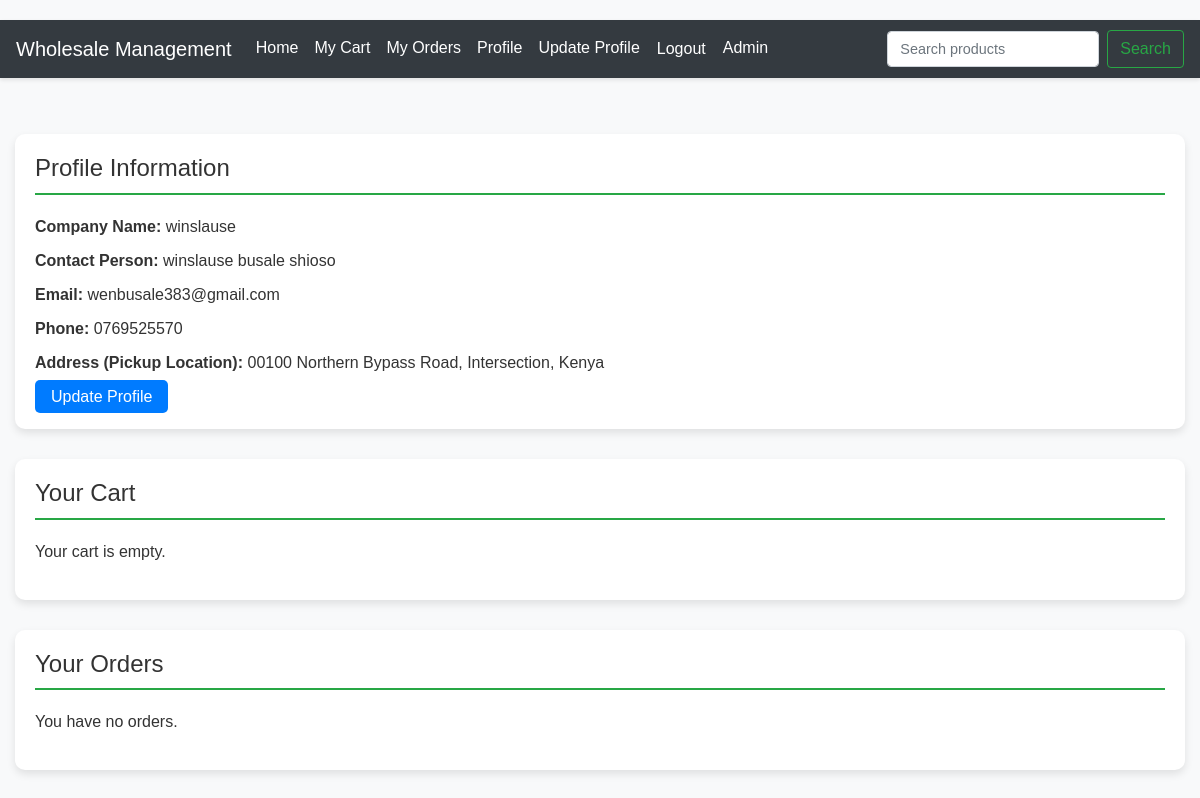
The app's page /profile (signed in), older data.
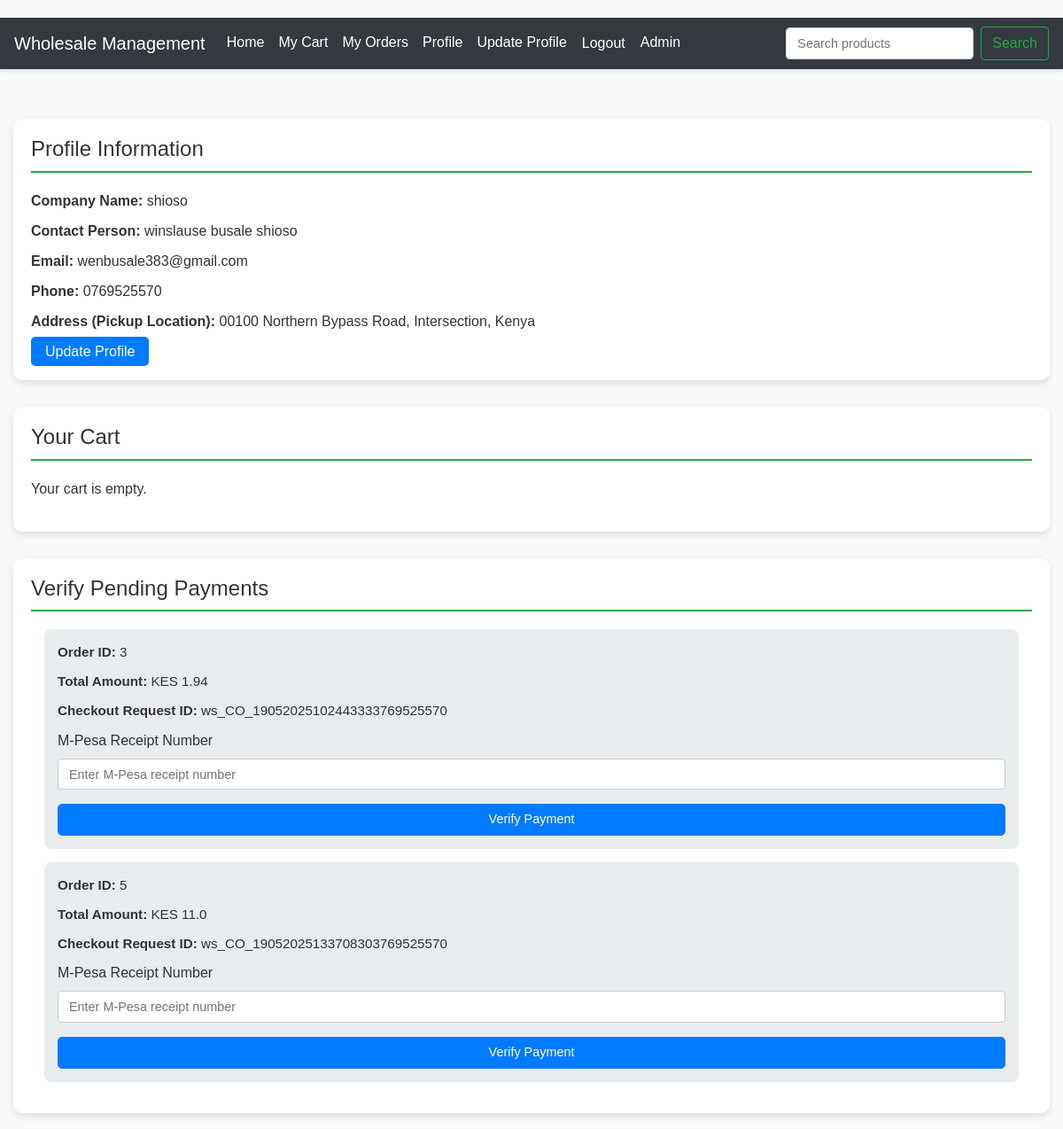
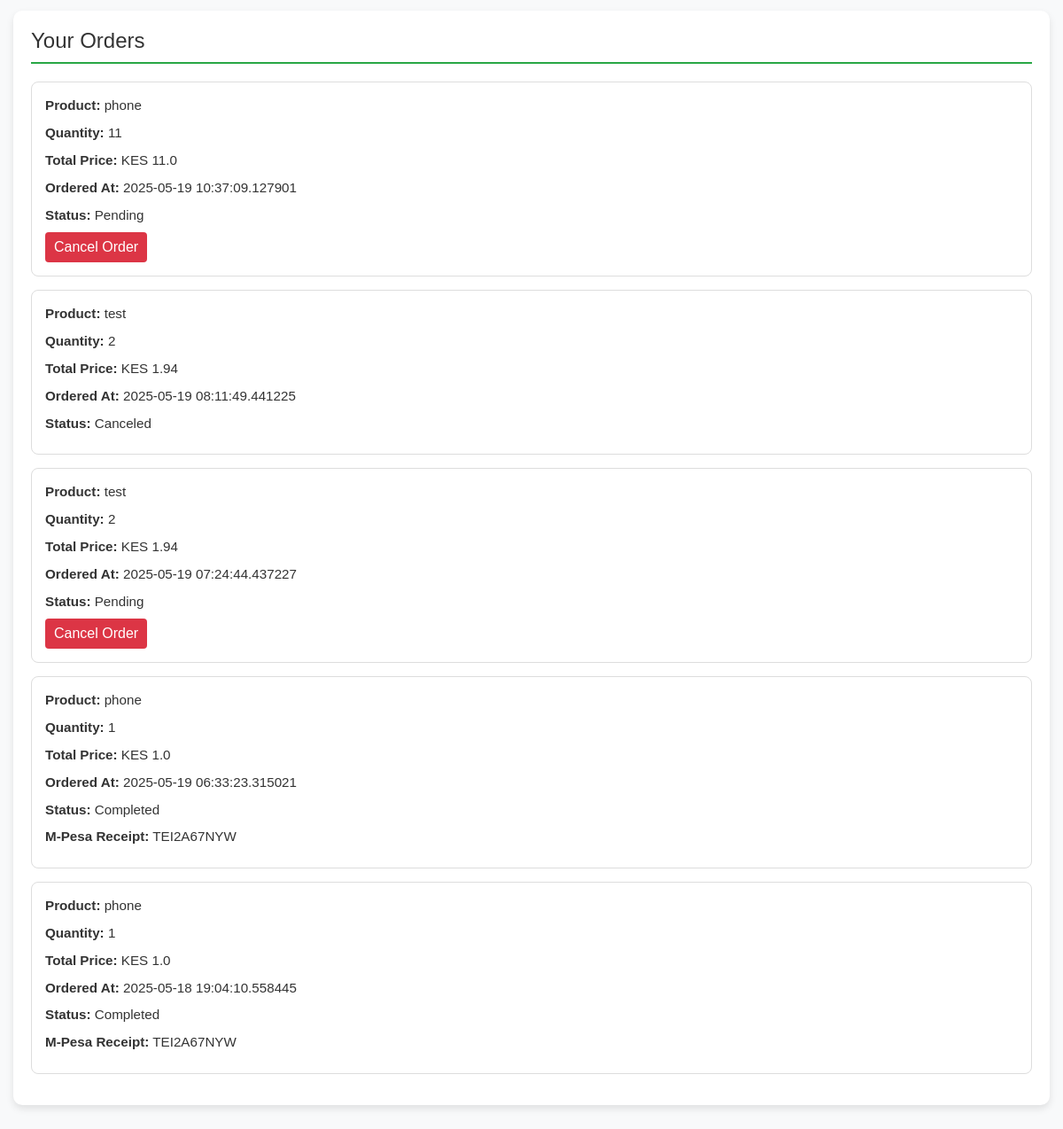
The same page, newer data (2 pictures, top to bottom).
### app.py (models this page shows, shortened)
class User(db.Model, UserMixin):
    id = db.Column(db.Integer, primary_key=True)
    company_name = db.Column(db.String(100), nullable=False)
    contact_person = db.Column(db.String(100), nullable=False)
    email = db.Column(db.String(100), unique=True, nullable=False)
    phone = db.Column(db.String(20), nullable=False)
    address = db.Column(db.String(255), nullable=False)
    pickup_location = db.Column(db.String(255), nullable=True)  # Kept for backward compatibility
    password_hash = db.Column(db.String(128), nullable=False)
    carts = db.relationship('UserCart', backref='user', lazy=True)
    orders = db.relationship('Order', backref='user', lazy=True)
    user_orders = db.relationship('UserOrder', backref='user', lazy=True)
    admin_orders = db.relationship('AdminOrder', backref='user', lazy=True)

class Order(db.Model):
    id = db.Column(db.Integer, primary_key=True)
    user_id = db.Column(db.Integer, db.ForeignKey('user.id'), nullable=False)
    product_id = db.Column(db.Integer, db.ForeignKey('product.id'), nullable=False)
    quantity = db.Column(db.Integer, nullable=False)
    total_price = db.Column(db.Float, nullable=False)
    ordered_at = db.Column(db.DateTime, default=datetime.utcnow)
    status = db.Column(db.String(20), default='pending')
    checkout_request_id = db.Column(db.String(100), nullable=True)
    mpesa_receipt_number = db.Column(db.String(100), nullable=True)

class Product(db.Model):
    id = db.Column(db.Integer, primary_key=True)
    name = db.Column(db.String(100), nullable=False)
    description = db.Column(db.Text, nullable=False)
    price = db.Column(db.Float, nullable=False)
    quantity = db.Column(db.Integer, nullable=False, default=0)
    category_id = db.Column(db.Integer, db.ForeignKey('category.id'), nullable=False)
    images = db.Column(db.String(255))
    reorder_level = db.Column(db.Integer, nullable=False, default=10)
    carts = db.relationship('UserCart', backref='product', lazy=True)
    orders = db.relationship('Order', backref='product', lazy=True)
    user_orders = db.relationship('UserOrder', backref='product', lazy=True)
    admin_orders = db.relationship('AdminOrder', backref='product', lazy=True)

### app.py (the view)
@app.route('/profile')
@login_required
def profile():
    cart_items = UserCart.query.filter_by(user_id=current_user.id).all()
    cart_total = sum(item.product.price * item.quantity for item in cart_items)
    orders = Order.query.filter_by(user_id=current_user.id).order_by(Order.ordered_at.desc()).all()
    pending_orders = Order.query.filter_by(user_id=current_user.id, status='pending').all()
    print(f"Profile loaded: {len(orders)} orders, {len(pending_orders)} pending orders, cart_total={cart_total}")
    return render_template('profile.html', cart_items=cart_items, cart_total=cart_total, orders=orders, pending_orders=pending_orders)

### app.py (called while the page is built)
@login_manager.user_loader
def load_user(user_id):
    return db.session.get(User, int(user_id))

### templates/profile.html (shortened to what this page needs)
<!DOCTYPE html>
<html lang="en">
<head>
  <link rel="stylesheet" href="https://stackpath.bootstrapcdn.com/bootstrap/4.5.2/css/bootstrap.min.css">
  <link rel="stylesheet" href="https://cdnjs.cloudflare.com/ajax/libs/font-awesome/5.15.4/css/all.min.css">
  <link rel="stylesheet" href="{{ url_for('static', filename='css/main.css') }}">
  <link rel="stylesheet" href="{{ url_for('static', filename='css/profile.css') }}">
</head>
<body>
  <nav class="navbar navbar-expand-lg navbar-dark bg-dark">
    <a class="navbar-brand" href="#">Wholesale Management</a>
    <div class="collapse navbar-collapse" id="navbarNav">
      <ul class="navbar-nav mr-auto">
        <li class="nav-item"><a class="nav-link" href="{{ url_for('home') }}">Home</a></li>
        <li class="nav-item"><a class="nav-link" href="#" data-toggle="modal" data-target="#cartModal">My Cart</a></li>
        <li class="nav-item"><a class="nav-link" href="#" data-toggle="modal" data-target="#ordersModal">My Orders</a></li>
        <li class="nav-item active"><a class="nav-link" href="{{ url_for('profile') }}">Profile</a></li>
        <li class="nav-item"><a class="nav-link" href="{{ url_for('update_profile') }}">Update Profile</a></li>
        <li class="nav-item">
          <form action="{{ url_for('logout') }}" method="post">
            <button type="submit" class="btn btn-link nav-link">Logout</button>
          </form>
        </li>
        <li class="nav-item"><a class="nav-link" href="#" data-toggle="modal" data-target="#adminLoginModal">Admin</a></li>
      </ul>
      <form class="form-inline my-2 my-lg-0" action="{{ url_for('search') }}" method="GET">
        <input class="form-control mr-sm-2" type="search" placeholder="Search products" name="query">
        <button class="btn btn-outline-success my-2 my-sm-0" type="submit">Search</button>
      </form>
    </div>
  </nav>
  <div class="container mt-3">
  </div>
  <div class="profile-container">
    <div class="profile-card">
      <h2>Profile Information</h2>
      <div class="profile-info">
        <p><strong>Company Name:</strong> {{ current_user.company_name }}</p>
        <p><strong>Contact Person:</strong> {{ current_user.contact_person }}</p>
        <p><strong>Email:</strong> {{ current_user.email }}</p>
        <p><strong>Phone:</strong> {{ current_user.phone }}</p>
        <p><strong>Address (Pickup Location):</strong> {{ current_user.address }}</p>
        <a href="{{ url_for('update_profile') }}" class="btn-update">Update Profile</a>
      </div>
    </div>
    <div class="profile-card">
      <h2>Your Cart</h2>
      {% if cart_items %}
        <table class="cart-table">
          <thead>
            <tr>
              <th>Image</th>
              <th>Product</th>
              <th>Description</th>
              <th>Price</th>
              <th>Quantity</th>
              <th>Total</th>
              <th>Actions</th>
            </tr>
          </thead>
          <tbody>
            {% for cart_item in cart_items %}
              <tr data-product-id="{{ cart_item.product_id }}">
                <td><img src="{{ url_for('static', filename='uploads/' + cart_item.product.images.split(',')[0]) }}" alt="{{ cart_item.product.name }}"></td>
                <td>{{ cart_item.product.name }}</td>
                <td>{{ cart_item.product.description | truncate(100) }}</td>
                <td>KES {{ cart_item.product.price | round(2) }}</td>
                <td>
                  <div class="quantity-control">
                    <button class="btn-minus" data-product-id="{{ cart_item.product_id }}">-</button>
                    <input type="number" class="quantity-input" value="{{ cart_item.quantity }}" min="1" max="{{ cart_item.product.quantity }}" data-product-id="{{ cart_item.product_id }}">
                    <button class="btn-plus" data-product-id="{{ cart_item.product_id }}">+</button>
                  </div>
                </td>
                <td class="item-total">KES {{ (cart_item.product.price * cart_item.quantity) | round(2) }}</td>
                <td>
                  <form action="{{ url_for('remove_from_cart', product_id=cart_item.product_id) }}" method="post">
                    <button type="submit" class="btn-delete">Remove</button>
                  </form>
                </td>
              </tr>
            {% endfor %}
          </tbody>
        </table>
        <div class="total-price">Total Price: KES <span id="total-price">{{ cart_total | round(2) }}</span></div>
        <button class="btn-checkout" data-toggle="modal" data-target="#checkoutModal">Proceed to Checkout</button>
      {% else %}
        <p>Your cart is empty.</p>
      {% endif %}
    </div>
    {% if pending_orders %}
      <div class="profile-card">
        <h2>Verify Pending Payments</h2>
        {% for order in pending_orders %}
          <div class="verify-payment">
            <p><strong>Order ID:</strong> {{ order.id }}</p>
            <p><strong>Total Amount:</strong> KES {{ order.total_price | round(2) }}</p>
            <p><strong>Checkout Request ID:</strong> {{ order.checkout_request_id or 'Not available' }}</p>
            <form action="{{ url_for('verify_payment') }}" method="POST">
              <div class="form-group">
                <label for="mpesa_receipt_{{ order.id }}">M-Pesa Receipt Number</label>
                <input type="text" class="form-control" id="mpesa_receipt_{{ order.id }}" name="mpesa_receipt" placeholder="Enter M-Pesa receipt number" required>
              </div>
              <button type="submit" class="btn btn-primary btn-sm">Verify Payment</button>
            </form>
          </div>
        {% endfor %}
      </div>
    {% endif %}
    <div class="profile-card">
      <h2>Your Orders</h2>
      {% if orders %}
        {% for order in orders %}
          <div class="order-item">
            <p><strong>Product:</strong> {{ order.product.name }}</p>
            <p><strong>Quantity:</strong> {{ order.quantity }}</p>
            <p><strong>Total Price:</strong> KES {{ order.total_price | round(2) }}</p>
            <p><strong>Ordered At:</strong> {{ order.ordered_at }}</p>
            <p><strong>Status:</strong> {{ order.status | capitalize }}</p>
            {% if order.mpesa_receipt_number %}
              <p><strong>M-Pesa Receipt:</strong> {{ order.mpesa_receipt_number }}</p>
            {% endif %}
            {% if order.status == 'pending' %}
              <form action="{{ url_for('cancel_order', order_id=order.id) }}" method="post">
                <button type="submit" class="btn-cancel-order">Cancel Order</button>
              </form>
            {% endif %}
          </div>
        {% endfor %}
      {% else %}
        <p>You have no orders.</p>
      {% endif %}
    </div>
  </div>
</body>
</html>

### static/css/main.css (style rules this page uses)
body { background-color: #f5f7fa; color: #333; font-family: 'Segoe UI', Arial, sans-serif; line-height: 1.5; }
.navbar { box-shadow: 0 2px 4px rgba(0, 0, 0, 0.1); }
.btn-primary { background-color: #007bff; border-color: #007bff; font-size: 0.9rem; padding: 6px 12px; }
.form-control { font-size: 0.9rem; padding: 6px 12px; }

### static/css/profile.css (style rules this page uses)
body { background-color: #647a6e; color: #fff; font-family: Arial, sans-serif; }
.container { padding: 20px; }
.btn-delete, .btn-checkout, .btn-cancel-order { background-color: #dc3545; color: #fff; border: none; padding: 8px 16px; border-radius: 4px; cursor: pointer; }
.btn-cancel-order { background-color: #ffc107; color: #212529; }
.order-item { background-color: #343a40; padding: 15px; margin-bottom: 15px; border-radius: 4px; }

### templates/profile.html (style rules this page uses)
body { background-color: #f8f9fa; color: #333; font-family: Arial, sans-serif; padding-top: 20px; }
.profile-container { max-width: 1200px; margin: 0 auto; padding: 0 15px; }
.profile-card { background-color: #fff; border: none; border-radius: 10px; box-shadow: 0 4px 8px rgba(0, 0, 0, 0.1); margin-bottom: 30px; padding: 20px; }
.profile-card h2 { color: #333; font-size: 1.5rem; margin-bottom: 20px; border-bottom: 2px solid #28a745; padding-bottom: 10px; }
.navbar-dark .navbar-brand, .navbar-dark .nav-link, .navbar-dark .btn-link { color: #fff !important; }
.navbar-dark .btn-outline-success { color: #28a745; border-color: #28a745; }
.profile-info p { margin-bottom: 10px; font-size: 1rem; color: #333; }
.profile-info .btn-update { background-color: #007bff; color: #fff; padding: 8px 16px; border-radius: 5px; }
.verify-payment { background-color: #e9ecef; padding: 15px; border-radius: 8px; margin: 15px; color: #333; }
.verify-payment p { margin-bottom: 10px; font-size: 0.95rem; }
.verify-payment .form-control { background-color: #fff; color: #333; border: 1px solid #ccc; border-radius: 4px; }
.verify-payment .btn-primary { background-color: #007bff; border-color: #007bff; border-radius: 5px; width: 100%; }
.order-item { background-color: #fff; padding: 15px; border-radius: 8px; margin-bottom: 15px; border: 1px solid #ddd; color: #333; }
.order-item p { margin-bottom: 8px; font-size: 0.95rem; }
.btn-cancel-order { background-color: #dc3545; color: #fff; padding: 5px 10px; border-radius: 4px; border: none; cursor: pointer; }

Row changes from the older to the newer data that the page shows:
changed User "winslause busale shioso": company_name "winslause" → "shioso"
added Order: id "3", total_price "1.94", checkout_request "ws_CO_19052025102443333769525570", product.name "test", quantity "2", ordered_at "2025-05-19 07:24:44.437227", status "Pending"
added Order: id "5", total_price "11.0", checkout_request "ws_CO_19052025133708303769525570", product.name "phone", quantity "11", ordered_at "2025-05-19 10:37:09.127901", status "Pending"
added Order: product.name "test", quantity "2", total_price "1.94", ordered_at "2025-05-19 08:11:49.441225", status "Canceled", shown under "Your Orders"
added Order: product.name "phone", quantity "1", total_price "1.0", ordered_at "2025-05-19 06:33:23.315021", status "Completed", mpesa_receipt_number "TEI2A67NYW", shown under "Your Orders"
added Order: product.name "phone", quantity "1", total_price "1.0", ordered_at "2025-05-18 19:04:10.558445", status "Completed", mpesa_receipt_number "TEI2A67NYW", shown under "Your Orders"
Text that changed along with them:
text no longer shown: "You have no orders."
text now shown: "Verify Pending Payments"
